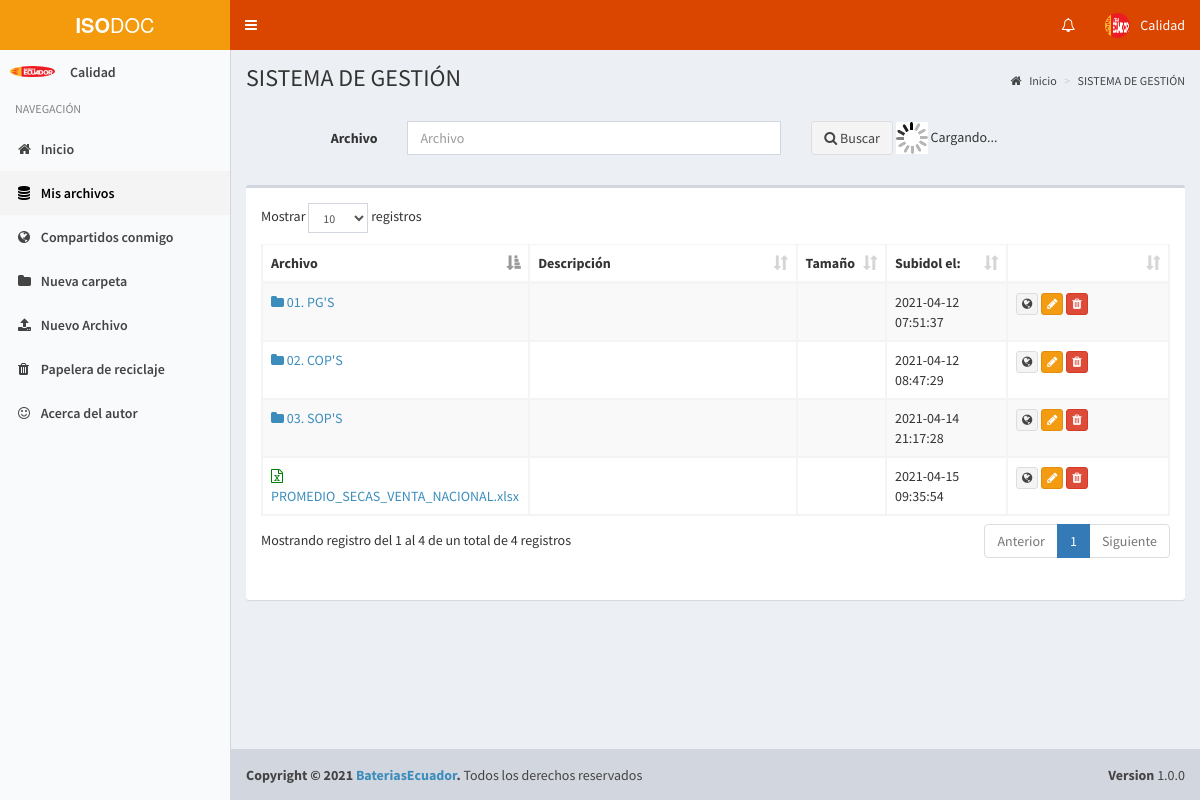
The page /myfiles?folder=DwHzA79TRbNf (signed in) on the database its author committed.
### tables this page shows
CREATE TABLE IF NOT EXISTS `user` (
  `id` int(11) NOT NULL AUTO_INCREMENT,
  `fullname` varchar(100) NOT NULL,
  `email` varchar(255) NOT NULL,
  `password` varchar(60) NOT NULL,
  `image` varchar(255) DEFAULT NULL,
  `is_active` tinyint(1) NOT NULL DEFAULT '1',
  `is_admin` tinyint(1) NOT NULL DEFAULT '0',
  `is_public` tinyint(1) NOT NULL DEFAULT '0',
  `is_evaluator` tinyint(1) NOT NULL DEFAULT '0',
  `created_at` datetime NOT NULL,
  PRIMARY KEY (`id`),
  UNIQUE KEY `email` (`email`)
);

CREATE TABLE IF NOT EXISTS `file` (
  `id` int(11) NOT NULL AUTO_INCREMENT,
  `code` varchar(12) NOT NULL,
  `filename` varchar(255) NOT NULL,
  `description` varchar(255) NOT NULL,
  `download` int(11) NOT NULL,
  `is_public` tinyint(1) NOT NULL DEFAULT '0',
  `is_folder` tinyint(1) NOT NULL DEFAULT '0',
  `is_deleted` tinyint(1) NOT NULL DEFAULT '0',
  `user_id` int(11) NOT NULL,
  `status` int(11) DEFAULT '1',
  `folder_id` int(11) DEFAULT NULL,
  `created_at` datetime NOT NULL,
  `code_last` varchar(50) DEFAULT NULL,
  PRIMARY KEY (`id`),
  KEY `folder_id` (`folder_id`),
  KEY `user_id` (`user_id`),
  CONSTRAINT `file_ibfk_1` FOREIGN KEY (`folder_id`) REFERENCES `file` (`id`) ON DELETE CASCADE ON UPDATE CASCADE,
  CONSTRAINT `file_ibfk_2` FOREIGN KEY (`user_id`) REFERENCES `user` (`id`) ON DELETE CASCADE ON UPDATE CASCADE
);

### myfiles.php (the view, shortened to what the rows shown need)
<?php
include "header.php";
?>
<?php
$folder = null;
if (isset($_GET["folder"]) && $_GET["folder"] != "") {
    $id_folder = $_GET["folder"];
    $folder = mysqli_query($con, "select * from file where code=\"$id_folder\" and is_deleted=0 ");
}
?>
<div class="content-wrapper">
    <section class="content-header">
        <h1><?php if ($folder == null) : ?>
                Mis Archivos
            <?php else : ?>
                <?php
                foreach ($folder as $clave_carpetas) {
                    echo $clave_carpetas['filename'];
                }
                ?>
            <?php endif; ?>
        </h1>
        <ol class="breadcrumb">
            <li><a href="home"><i class="fa fa-home"></i> Inicio</a></li>
            <?php if ($folder != null) :
                function getparent($folder)
                {
                    foreach ($folder as $key) {
                        $function_code = $key['code'];
                        $function_filename = $key['filename'];
                        echo "<li><a href='myfiles?folder=" . $function_code . "'>" . $function_filename . "</a></li>";
                    }
                }
                getparent($folder);
            endif;
            ?>
        </ol>
    </section>
    <section class="content">
        <div class="row">
            <div id="tabla_original" class="col-md-12">
                <?php
                $files = null;
                if ($folder == null) {
                    if (isset($_GET["q"]) && $_GET["q"] != "") {
                        $q = $_GET["q"];
                        $S_user_id = $_SESSION["user_id"];
                        $files = mysqli_query($con, "select * from file where user_id=$S_user_id and folder_id is NULL and (filename like '%$q%' or description like '%$q%') and is_deleted=0 order by is_folder desc, filename asc");
                    } else {
                        $S_user_id = $_SESSION["user_id"];
                        $files = mysqli_query($con, "select * from file where user_id=$S_user_id and is_deleted=0 and folder_id is NULL order by is_folder desc, filename asc");
                    }
                } else {
                    if (isset($_GET["q"]) && $_GET["q"] != "") {
                        $q = $_GET["q"];
                        foreach ($folder as $folder_key) {
                            $folder_key_id = $folder_key['id'];
                            $files = mysqli_query($con, "select * from files where folder_id=$folder_key_id and is_deleted=0 and  (filename like '%$q%' or description like '%$q%') order by created_at desc");
                        }
                    } else {
                        foreach ($folder as $key_folder) {
                            $key_folder_id = $key_folder['id'];
                            $files = mysqli_query($con, "select * from file where folder_id=$key_folder_id and is_deleted=0 and status=1 order by created_at desc");
                        }
                    }
                }
                ?>
                <?php
                if (count($files) > 0) :
                ?>
                    <div class="box">
                        <div class="box-body no-padding" style="margin: 15px">
                            <table id="example3" class="table table-bordered table-hover table-striped">
                                <thead>
                                    <tr>
                                        <th>Archivo</th>
                                        <th class="hidden-xs hidden-sm">Descripción</th>
                                        <th class="hidden-xs hidden-sm">Tamaño</th>
                                        <th class="hidden-xs hidden-sm">Subidol el:</th>
                                        <th class="hidden-xs hidden-sm"></th>
                                    </tr>
                                </thead>
                                <tbody>
                                    <?php foreach ($files as $file) : ?>
                                        <tr>
                                            <td style="width: 250px">
                                                <?php if ($file['is_folder']) : ?>
                                                    <a href="myfiles?folder=<?php echo $file['code']; ?>">
                                                        <i class="fa fa-folder"></i>
                                                    <?php else : ?>
                                                        <a href="file?code=<?php echo $file['code']; ?>">
                                                            <?php
                                                            $url = "storage/data/" . $file['user_id'] . "/" . $file['filename'];
                                                            $ftype = explode(".", $url);
                                                            $count = count($ftype) - 1;
                                                            if ($file['filename'] != "") {
                                                                if (!$file['is_folder']) {
                                                                    if ($ftype[$count] == "png" || $ftype[$count] == "jpeg" || $ftype[$count] == "gif" || $ftype[$count] == "jpg" || $ftype[$count] == "bmp") {
                                                                        echo "<i class='fa fa-file-image-o'></i>";
                                                                    } elseif ($ftype[$count] == "mp3" || $ftype[$count] == "wav" || $ftype[$count] == "wma" || $ftype[$count] == "ogg" || $ftype[$count] == "mp4") {
                                                                        echo "<i class='fa fa-file-audio-o'></i>";
                                                                    } elseif ($ftype[$count] == "zip" || $ftype[$count] == "rar" || $ftype[$count] == "tgz" || $ftype[$count] == "tar") {
                                                                        echo "<i class='fa fa-file-archive-o'></i>";
                                                                    } elseif ($ftype[$count] == "php" || $ftype[$count] == "php3" || $ftype[$count] == "html" || $ftype[$count] == "css" || $ftype[$count] == "py" || $ftype[$count] == "java" || $ftype[$count] == "js" || $ftype[$count] == "sql") {
                                                                        echo "<i class='fa fa-file-code-o'></i>";
                                                                    } elseif ($ftype[$count] == "pdf") {
                                                                        echo "<i class='fa fa-file-pdf-o'></i>";
                                                                    } elseif ($ftype[$count] == "xlsx") {
                                                                        echo "<i class='fa fa-file-excel-o'></i>";
                                                                    } elseif ($ftype[$count] == "pptx") {
                                                                        echo "<i class='fa fa-file-powerpoint-o'></i>";
                                                                    } elseif ($ftype[$count] == "docx") {
                                                                        echo "<i class='fa fa-file-word-o'></i>";
                                                                    } elseif ($ftype[$count] == "txt") {
                                                                        echo "<i class='fa fa-file-text-o'></i>";
                                                                    } elseif ($ftype[$count] == "avi" || $ftype[$count] == "avi" || $ftype[$count] == "asf" || $ftype[$count] == "dvd" || $ftype[$count] == "m1v" || $ftype[$count] == "movie" || $ftype[$count] == "mpeg" || $ftype[$count] == "wn" || $ftype[$count] == "wmv") {
                                                                        echo "<i class='fa fa-file-video-o'></i>";
                                                                    } else {
                                                                        echo "<i class='fa fa-file-o'></i>";
                                                                    }
                                                                }
                                                            }
                                                            ?>
                                                        <?php endif; ?>
                                                        <?php echo $file['filename']; ?></a>
                                            </td>
                                            <td class="hidden-xs hidden-sm" style="width: 350px"><?php echo $file['description']; ?></td>
                                            <td class="hidden-xs hidden-sm">
                                            </td>
                                            <td style="width: 125px;" class="hidden-xs hidden-sm"><?php echo $file['created_at']; ?></td>
                                            <td class="hidden-xs hidden-sm" style="width:223px;">
                                                <a title="Compartir con amigos" href="filepermision?id=<?php echo $file['code']; ?>" class="btn btn-xs btn-default"><i class="fa fa-globe"></i></a>
                                                <a title="Editar" href="editfile?id=<?php echo $file['code']; ?>" class="btn btn-xs btn-warning"><i class="fa fa-pencil"></i></a>
                                                <a title="Mover a la papelera" href="action/recicle?id=<?php echo $file['code']; ?>&tkn=<?php echo $_SESSION["tkn"] ?>" class="btn btn-xs btn-danger"><i class="fa fa-trash"></i></a>
                                            </td>
                                        </tr>
                                    <?php endforeach; ?>
                                </tbody>
                            </table>
                        </div><br>
                    </div>
                <?php endif; ?>
            </div>
        </div>
    </section>
</div>
<?php include "footer.php"; ?>

### header.php (shortened to what the rows shown need)
<?php
include "config/config.php";
$my_user_id = $_SESSION['user_id'];
$query = mysqli_query($con, "SELECT * from user where id=$my_user_id");
while ($row = mysqli_fetch_array($query)) {
    $fullname = $row['fullname'];
    $profile_pic = $row['image'];
}
?>
<!DOCTYPE html>
<html>
<head>
    <link rel="stylesheet" href="bootstrap/css/bootstrap.min.css">
    <link rel="stylesheet" href="css/font-awesome/css/font-awesome.min.css">
    <link rel="stylesheet" href="plugins/datatables/dataTables.bootstrap.css">
    <link rel="stylesheet" href="dist/css/AdminLTE.min.css">
    <link rel="stylesheet" href="dist/css/skins/_all-skins.min.css">
    <link rel="stylesheet" href="plugins/select2/select2.min.css">
    <link rel="stylesheet" href="plugins/iCheck/square/blue.css">
    <link rel="stylesheet" href="css/micss.css">
    <link rel="stylesheet" href="css/styles.css">
</head>
<body class="hold-transition skin-yellow-light sidebar-mini">
    <div class="wrapper">
        <header class="main-header">
            <nav class="navbar navbar-static-top">
                <div class="navbar-custom-menu">
                    <ul class="nav navbar-nav">
                        <li class="dropdown user user-menu">
                            <a href="#" class="dropdown-toggle" data-toggle="dropdown">
                                <img src="images/profiles/<?php echo $profile_pic; ?>" class="user-image" alt="User Image">
                                <span class="hidden-xs"><?php echo $fullname; ?></span>
                            </a>
                        </li>
                    </ul>
                </div>
            </nav>
        </header>
        <aside class="main-sidebar">
            <section class="sidebar">
                <div class="user-panel">
                    <div class="pull-left image">
                        <img src="images/profiles/<?php echo $profile_pic; ?>" class="img-circle" alt="User Image">
                    </div>
                    <div class="pull-left info">
                        <p><?php echo $fullname; ?></p>
                        <a href="#"><i class="fa fa-circle text-success"></i> Online</a>
                    </div>
                </div>
            </section>
        </aside>

### rows shown on the page
user: image (picture), fullname "Calidad"
file: filename "SISTEMA DE GESTIÓN"
file: is_folder 0 (drawn), filename "PROMEDIO_SECAS_VENTA_NACIONAL.xlsx", created_at "2021-04-15 09:35:54"
file: filename "03. SOP'S", created_at "2021-04-14 21:17:28"
file: filename "02. COP'S", created_at "2021-04-12 08:47:29"
file: filename "01. PG'S", created_at "2021-04-12 07:51:37"
